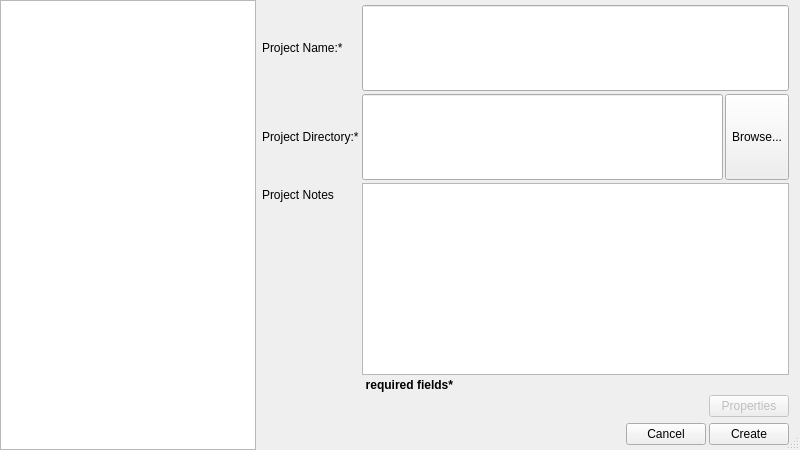
<?xml version="1.0" encoding="UTF-8"?>
<ui version="4.0">
 <class>CreateProjectDialog</class>
 <widget class="QDialog" name="CreateProjectDialog">
  <property name="geometry">
   <rect>
    <x>0</x>
    <y>0</y>
    <width>800</width>
    <height>450</height>
   </rect>
  </property>
  <property name="sizePolicy">
   <sizepolicy hsizetype="MinimumExpanding" vsizetype="MinimumExpanding">
    <horstretch>0</horstretch>
    <verstretch>0</verstretch>
   </sizepolicy>
  </property>
  <property name="minimumSize">
   <size>
    <width>0</width>
    <height>0</height>
   </size>
  </property>
  <property name="maximumSize">
   <size>
    <width>16777215</width>
    <height>16777215</height>
   </size>
  </property>
  <property name="sizeIncrement">
   <size>
    <width>50</width>
    <height>50</height>
   </size>
  </property>
  <property name="windowTitle">
   <string>Create New Project</string>
  </property>
  <property name="windowIcon">
   <iconset resource="resources/resources.qrc">
    <normaloff>:/icons/dgs</normaloff>:/icons/dgs</iconset>
  </property>
  <property name="accessibleName">
   <string/>
  </property>
  <property name="sizeGripEnabled">
   <bool>true</bool>
  </property>
  <property name="modal">
   <bool>false</bool>
  </property>
  <layout class="QHBoxLayout" name="horizontalLayout_4">
   <property name="leftMargin">
    <number>0</number>
   </property>
   <property name="topMargin">
    <number>0</number>
   </property>
   <property name="bottomMargin">
    <number>0</number>
   </property>
   <item>
    <widget class="QListWidget" name="prj_type_list">
     <property name="sizePolicy">
      <sizepolicy hsizetype="Maximum" vsizetype="Minimum">
       <horstretch>0</horstretch>
       <verstretch>0</verstretch>
      </sizepolicy>
     </property>
     <property name="minimumSize">
      <size>
       <width>0</width>
       <height>0</height>
      </size>
     </property>
     <property name="maximumSize">
      <size>
       <width>16777215</width>
       <height>16777215</height>
      </size>
     </property>
     <property name="frameShadow">
      <enum>QFrame::Raised</enum>
     </property>
     <property name="lineWidth">
      <number>1</number>
     </property>
     <property name="iconSize">
      <size>
       <width>20</width>
       <height>20</height>
      </size>
     </property>
     <property name="viewMode">
      <enum>QListView::ListMode</enum>
     </property>
     <property name="uniformItemSizes">
      <bool>true</bool>
     </property>
    </widget>
   </item>
   <item>
    <layout class="QVBoxLayout" name="vbox_main">
     <property name="spacing">
      <number>3</number>
     </property>
     <property name="topMargin">
      <number>5</number>
     </property>
     <property name="bottomMargin">
      <number>5</number>
     </property>
     <item>
      <layout class="QFormLayout" name="qfl_create_form">
       <property name="sizeConstraint">
        <enum>QLayout::SetNoConstraint</enum>
       </property>
       <property name="fieldGrowthPolicy">
        <enum>QFormLayout::ExpandingFieldsGrow</enum>
       </property>
       <property name="labelAlignment">
        <set>Qt::AlignLeading|Qt::AlignLeft|Qt::AlignVCenter</set>
       </property>
       <property name="formAlignment">
        <set>Qt::AlignRight|Qt::AlignTop|Qt::AlignTrailing</set>
       </property>
       <property name="verticalSpacing">
        <number>3</number>
       </property>
       <item row="0" column="0">
        <widget class="QLabel" name="label_name">
         <property name="sizePolicy">
          <sizepolicy hsizetype="Preferred" vsizetype="MinimumExpanding">
           <horstretch>0</horstretch>
           <verstretch>0</verstretch>
          </sizepolicy>
         </property>
         <property name="minimumSize">
          <size>
           <width>0</width>
           <height>25</height>
          </size>
         </property>
         <property name="text">
          <string>Project Name:*</string>
         </property>
         <property name="buddy">
          <cstring>prj_name</cstring>
         </property>
        </widget>
       </item>
       <item row="0" column="1">
        <layout class="QHBoxLayout" name="hbox_project_name">
         <item>
          <widget class="QLineEdit" name="prj_name">
           <property name="sizePolicy">
            <sizepolicy hsizetype="MinimumExpanding" vsizetype="Minimum">
             <horstretch>0</horstretch>
             <verstretch>1</verstretch>
            </sizepolicy>
           </property>
           <property name="minimumSize">
            <size>
             <width>0</width>
             <height>25</height>
            </size>
           </property>
           <property name="font">
            <font>
             <pointsize>8</pointsize>
            </font>
           </property>
           <property name="toolTip">
            <string>Project name must begin with a letter.</string>
           </property>
          </widget>
         </item>
        </layout>
       </item>
       <item row="1" column="0">
        <widget class="QLabel" name="label_dir">
         <property name="sizePolicy">
          <sizepolicy hsizetype="Preferred" vsizetype="MinimumExpanding">
           <horstretch>0</horstretch>
           <verstretch>0</verstretch>
          </sizepolicy>
         </property>
         <property name="minimumSize">
          <size>
           <width>0</width>
           <height>25</height>
          </size>
         </property>
         <property name="text">
          <string>Project Directory:*</string>
         </property>
         <property name="buddy">
          <cstring>prj_dir</cstring>
         </property>
        </widget>
       </item>
       <item row="1" column="1">
        <layout class="QHBoxLayout" name="hbox_form_directory">
         <property name="spacing">
          <number>2</number>
         </property>
         <property name="topMargin">
          <number>0</number>
         </property>
         <property name="bottomMargin">
          <number>0</number>
         </property>
         <item>
          <widget class="QLineEdit" name="prj_dir">
           <property name="sizePolicy">
            <sizepolicy hsizetype="MinimumExpanding" vsizetype="Minimum">
             <horstretch>0</horstretch>
             <verstretch>1</verstretch>
            </sizepolicy>
           </property>
           <property name="minimumSize">
            <size>
             <width>0</width>
             <height>25</height>
            </size>
           </property>
           <property name="font">
            <font>
             <pointsize>8</pointsize>
            </font>
           </property>
           <property name="frame">
            <bool>true</bool>
           </property>
           <property name="alignment">
            <set>Qt::AlignLeading|Qt::AlignLeft|Qt::AlignVCenter</set>
           </property>
           <property name="clearButtonEnabled">
            <bool>false</bool>
           </property>
          </widget>
         </item>
         <item>
          <widget class="QToolButton" name="prj_browse">
           <property name="sizePolicy">
            <sizepolicy hsizetype="Minimum" vsizetype="Minimum">
             <horstretch>0</horstretch>
             <verstretch>0</verstretch>
            </sizepolicy>
           </property>
           <property name="text">
            <string>Browse...</string>
           </property>
          </widget>
         </item>
        </layout>
       </item>
       <item row="2" column="0">
        <widget class="QLabel" name="ql_notes">
         <property name="text">
          <string>Project Notes</string>
         </property>
        </widget>
       </item>
       <item row="2" column="1">
        <widget class="QPlainTextEdit" name="qpte_notes"/>
       </item>
       <item row="3" column="1">
        <widget class="QLabel" name="label_required">
         <property name="font">
          <font>
           <weight>75</weight>
           <bold>true</bold>
          </font>
         </property>
         <property name="text">
          <string> required fields*</string>
         </property>
         <property name="alignment">
          <set>Qt::AlignRight|Qt::AlignTrailing|Qt::AlignVCenter</set>
         </property>
        </widget>
       </item>
       <item row="4" column="1">
        <layout class="QHBoxLayout" name="horizontalLayout_2">
         <item>
          <spacer name="horizontalSpacer">
           <property name="orientation">
            <enum>Qt::Horizontal</enum>
           </property>
           <property name="sizeHint" stdset="0">
            <size>
             <width>40</width>
             <height>20</height>
            </size>
           </property>
          </spacer>
         </item>
         <item>
          <widget class="QPushButton" name="prj_properties">
           <property name="enabled">
            <bool>false</bool>
           </property>
           <property name="text">
            <string>Properties</string>
           </property>
          </widget>
         </item>
        </layout>
       </item>
      </layout>
     </item>
     <item>
      <layout class="QVBoxLayout" name="vbox_advanced_controls">
       <item>
        <widget class="QWidget" name="widget_advanced" native="true">
         <property name="enabled">
          <bool>false</bool>
         </property>
        </widget>
       </item>
      </layout>
     </item>
     <item>
      <layout class="QHBoxLayout" name="hbox_dialog_buttons">
       <item>
        <widget class="QLabel" name="ql_validation_err">
         <property name="styleSheet">
          <string notr="true">QLabel { color: red; }</string>
         </property>
         <property name="text">
          <string/>
         </property>
        </widget>
       </item>
       <item>
        <spacer name="horizontalSpacer_2">
         <property name="orientation">
          <enum>Qt::Horizontal</enum>
         </property>
         <property name="sizeHint" stdset="0">
          <size>
           <width>40</width>
           <height>20</height>
          </size>
         </property>
        </spacer>
       </item>
       <item>
        <widget class="QPushButton" name="btn_cancel">
         <property name="sizePolicy">
          <sizepolicy hsizetype="Maximum" vsizetype="Fixed">
           <horstretch>0</horstretch>
           <verstretch>0</verstretch>
          </sizepolicy>
         </property>
         <property name="minimumSize">
          <size>
           <width>0</width>
           <height>0</height>
          </size>
         </property>
         <property name="maximumSize">
          <size>
           <width>16777215</width>
           <height>16777215</height>
          </size>
         </property>
         <property name="text">
          <string>Cancel</string>
         </property>
        </widget>
       </item>
       <item>
        <widget class="QPushButton" name="btn_create">
         <property name="sizePolicy">
          <sizepolicy hsizetype="Maximum" vsizetype="Fixed">
           <horstretch>0</horstretch>
           <verstretch>0</verstretch>
          </sizepolicy>
         </property>
         <property name="minimumSize">
          <size>
           <width>0</width>
           <height>0</height>
          </size>
         </property>
         <property name="maximumSize">
          <size>
           <width>16777215</width>
           <height>16777215</height>
          </size>
         </property>
         <property name="text">
          <string>Create</string>
         </property>
        </widget>
       </item>
      </layout>
     </item>
    </layout>
   </item>
  </layout>
 </widget>
 <tabstops>
  <tabstop>btn_create</tabstop>
  <tabstop>prj_type_list</tabstop>
 </tabstops>
 <resources>
  <include location="resources/resources.qrc"/>
 </resources>
 <connections>
  <connection>
   <sender>btn_cancel</sender>
   <signal>clicked()</signal>
   <receiver>CreateProjectDialog</receiver>
   <slot>reject()</slot>
   <hints>
    <hint type="sourcelabel">
     <x>219</x>
     <y>278</y>
    </hint>
    <hint type="destinationlabel">
     <x>249</x>
     <y>149</y>
    </hint>
   </hints>
  </connection>
  <connection>
   <sender>prj_properties</sender>
   <signal>clicked()</signal>
   <receiver>widget_advanced</receiver>
   <slot>show()</slot>
   <hints>
    <hint type="sourcelabel">
     <x>301</x>
     <y>82</y>
    </hint>
    <hint type="destinationlabel">
     <x>526</x>
     <y>405</y>
    </hint>
   </hints>
  </connection>
  <connection>
   <sender>btn_create</sender>
   <signal>clicked()</signal>
   <receiver>CreateProjectDialog</receiver>
   <slot>accept()</slot>
   <hints>
    <hint type="sourcelabel">
     <x>851</x>
     <y>427</y>
    </hint>
    <hint type="destinationlabel">
     <x>449</x>
     <y>224</y>
    </hint>
   </hints>
  </connection>
 </connections>
</ui>
